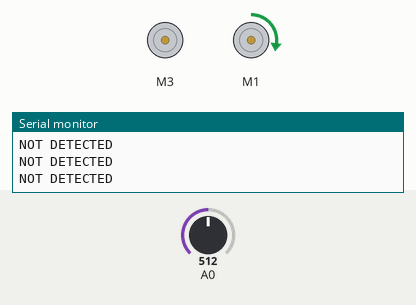
Bench run of a program on a simulated Arduino Uno, built with avr-gcc and run on an emulated ATmega328P. Shown: 2 × DC motor (green arrow = forward, orange = backward, longer = faster), the last lines printed to the serial monitor. The test bench sets the inputs (shaded band); at power-on: A0 = 512.

Above: at 1.2 s.
1.3 s: A0 set to 687
2.8 s: A0 set to 713
At 3.7 s:
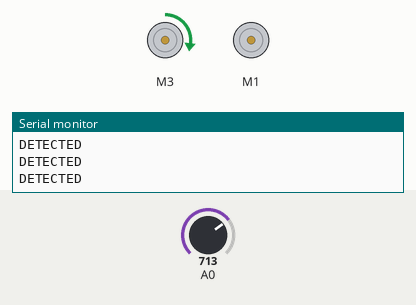
4.5 s: A0 set to 690
At 4.8 s:
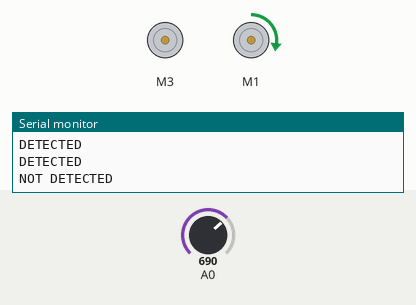
6.0 s: A0 set to 710
At 7.2 s:
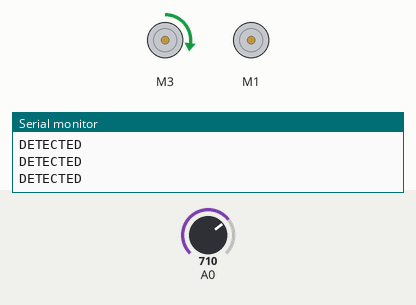
Timing chart, 0 to 8.5 s (numbered marks = the images above; inputs shaded):
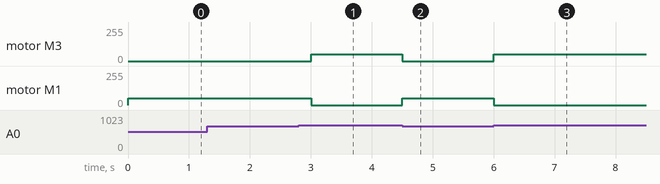

Measured:
- the behaviour switches between 699 and 700 on A0 (found by bisection; images 0 and 1)
- after the input at 2.8 s, motor M3: stopped → forward 50/255 after 0.20 s; motor M1: forward 50/255 → stopped after 0.20 s
- after the input at 4.5 s, motor M3: forward 50/255 → stopped at once; motor M1: stopped → forward 50/255 at once
- after the input at 6.0 s, motor M3: stopped → forward 50/255 at once; motor M1: forward 50/255 → stopped at once

The program:

main.cpp
```cpp
#include <Arduino.h>
#include "AFMotor_R4.h"

#define FAST 50
#define SLOW 0
AF_DCMotor motorL(3);
AF_DCMotor motorR(1);
volatile int photo;

void checkLine();

void setup() {
  Serial.begin(9600);
  motorL.setSpeed(0);
  motorR.setSpeed(0);
  motorL.run(FORWARD);
  motorR.run(FORWARD);
}

void loop() {
  checkLine();
  if(photo == HIGH){
    //Line detected
    motorL.setSpeed(FAST);
    motorR.setSpeed(SLOW);
  } else {
    //Line not detected
    motorL.setSpeed(SLOW);
    motorR.setSpeed(FAST);
  }

  delay(300);
}

void checkLine(){
  //Converts analog input from the photo sensor into HIGH or LOW
  if(analogRead(A0) >= 700){
    photo = HIGH;
    Serial.println("DETECTED");
  } else {
    photo = LOW;
    Serial.println("NOT DETECTED");

  }
}
```
